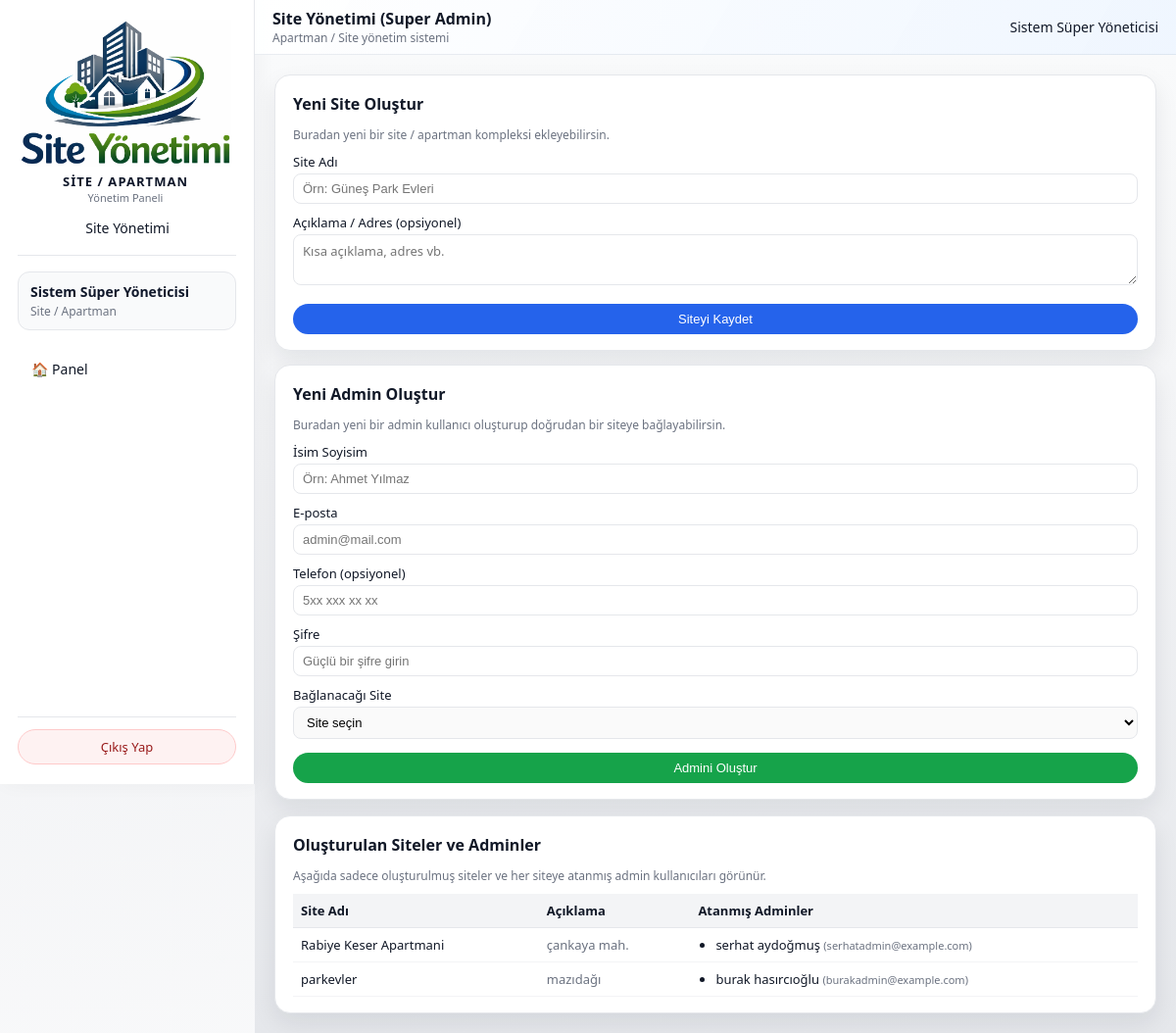
Page /admin/sites (signed in) on the committed database.
### models/user_model.py (models this page shows, shortened)
class User(db.Model):
    __tablename__ = "users"
    id = db.Column(db.Integer, primary_key=True)
    name = db.Column(db.String(120), nullable=False)
    email = db.Column(db.String(120), unique=True, nullable=False, index=True)
    phone = db.Column(db.String(32), nullable=True)
    password_hash = db.Column(db.String(255), nullable=False)
    role = db.Column(db.String(20), nullable=False, default="resident")
    site_id = db.Column(db.Integer, db.ForeignKey("sites.id"), nullable=True)
    apartment_id = db.Column(
        db.Integer,
        db.ForeignKey("apartments.id"),
        nullable=True,
    )
    is_active = db.Column(db.Boolean, default=True, nullable=False)

### models/site_model.py (models this page shows, shortened)
class Site(db.Model):
    __tablename__ = "sites"
    id = db.Column(db.Integer, primary_key=True)
    name = db.Column(db.String(150), nullable=False, unique=True)
    description = db.Column(db.String(255), nullable=True)
    db_path = db.Column(db.String(255), nullable=True)
    is_active = db.Column(db.Boolean, nullable=False, default=True)
    users = db.relationship("User", backref="site", lazy="dynamic")

### routes/admin_routes.py (the view, shortened to what this page needs)
@admin_bp.route("/sites", methods=["GET", "POST"])
@super_admin_required
def manage_sites():
    sites = []
    site_admins_map = defaultdict(list)
    try:
        sites = Site.query.order_by(Site.name.asc()).all()
        if sites:
            admins = (
                User.query.filter_by(role="admin")
                .order_by(User.name.asc())
                .all()
            )
            for admin in admins:
                if admin.site_id:
                    site_admins_map[admin.site_id].append(admin)
    except SQLAlchemyError as exc:
        current_app.logger.exception("Site listesi alınamadı: %s", exc)
        flash("Site listesi alınırken bir hata oluştu.", "error")
    return render_template(
        "admin/sites.html",
        sites=sites,
        site_admins_map=site_admins_map,
    )

### routes/admin_routes.py (called while the page is built)
def super_admin_required(view_func):
    @wraps(view_func)
    def wrapped_view(*args, **kwargs):
        user_id = session.get("user_id")
        role = session.get("user_role")
        if not user_id:
            flash("Devam etmek için lütfen giriş yapın.", "info")
            return redirect(url_for("auth.login"))
        if role != "super_admin":
            flash("Bu alana sadece süper yönetici erişebilir.", "error")
            return redirect(url_for("index"))
        return view_func(*args, **kwargs)
    return wrapped_view

@admin_bp.app_context_processor
def inject_site_name():
    name = session.get("site_name")
    if not name:
        name = get_site_display_name()  # DB'den oku (SystemSetting)
        session["site_name"] = name
    return {"current_site_name": name}

def get_site_display_name() -> str:
    default_name = "Site / Apartman"
    try:
        settings = SystemSetting.get_singleton()
        if settings and getattr(settings, "site_name", None):
            name = (settings.site_name or "").strip()
            if name:
                return name
    except SQLAlchemyError as exc:
        current_app.logger.exception("Site adı okunamadı: %s", exc)
    return default_name

@admin_bp.app_context_processor
def inject_site_name():
    name = session.get("site_name")
    if not name:
        name = get_site_display_name()  # DB'den oku (SystemSetting)
        session["site_name"] = name
    return {"current_site_name": name}

### templates/admin/sites.html (shortened to what this page needs)
{% extends "base.html" %}
{% block topbar_title %}Site Yönetimi (Super Admin){% endblock %}
{% block content %}
<div class="dashboard-grid">
  <section>
    <div class="card" style="margin-bottom:14px;">
      <h2 style="font-size:16px; margin-bottom:8px;">Yeni Site Oluştur</h2>
      <p style="font-size:12px; color:#6b7280; margin-bottom:10px;">
        Buradan yeni bir site / apartman kompleksi ekleyebilirsin.
      </p>
      <form method="post" action="{{ url_for('admin.manage_sites') }}"
            style="display:flex; flex-direction:column; gap:10px;">
        <div>
          <label for="site-name" style="display:block; font-size:13px; margin-bottom:3px;">
            Site Adı
          </label>
          <input
            type="text"
            id="site-name"
            name="name"
            required
            placeholder="Örn: Güneş Park Evleri"
            style="width:100%; padding:7px 9px; border-radius:8px;
                   border:1px solid #e5e7eb; font-size:13px;"
          >
        </div>
        <div>
          <label for="site-description" style="display:block; font-size:13px; margin-bottom:3px;">
            Açıklama / Adres (opsiyonel)
          </label>
          <textarea
            id="site-description"
            name="description"
            rows="2"
            placeholder="Kısa açıklama, adres vb."
            style="width:100%; padding:7px 9px; border-radius:8px;
                   border:1px solid #e5e7eb; font-size:13px; resize:vertical;"
          ></textarea>
        </div>
        <button
          type="submit"
          style="margin-top:4px; padding:8px 12px; border-radius:999px; border:none;
                 background:#2563eb; color:#fff; font-size:13px; cursor:pointer;"
        >
          Siteyi Kaydet
        </button>
      </form>
    </div>
    <div class="card">
      <h2 style="font-size:16px; margin-bottom:8px;">Yeni Admin Oluştur</h2>
      <p style="font-size:12px; color:#6b7280; margin-bottom:10px;">
        Buradan yeni bir admin kullanıcı oluşturup doğrudan bir siteye bağlayabilirsin.
      </p>
      <form method="post" action="{{ url_for('admin.create_site_admin') }}"
            style="display:flex; flex-direction:column; gap:10px;">
        <div>
          <label for="admin-name" style="display:block; font-size:13px; margin-bottom:3px;">
            İsim Soyisim
          </label>
          <input
            type="text"
            id="admin-name"
            name="admin_name"
            required
            placeholder="Örn: Ahmet Yılmaz"
            style="width:100%; padding:7px 9px; border-radius:8px;
                   border:1px solid #e5e7eb; font-size:13px;"
          >
        </div>
        <div>
          <label for="admin-email" style="display:block; font-size:13px; margin-bottom:3px;">
            E-posta
          </label>
          <input
            type="email"
            id="admin-email"
            name="admin_email"
            required
            placeholder="admin@mail.com"
            style="width:100%; padding:7px 9px; border-radius:8px;
                   border:1px solid #e5e7eb; font-size:13px;"
          >
        </div>
        <div>
          <label for="admin-phone" style="display:block; font-size:13px; margin-bottom:3px;">
            Telefon (opsiyonel)
          </label>
          <input
            type="text"
            id="admin-phone"
            name="admin_phone"
            placeholder="5xx xxx xx xx"
            style="width:100%; padding:7px 9px; border-radius:8px;
                   border:1px solid #e5e7eb; font-size:13px;"
          >
        </div>
        <div>
          <label for="admin-password" style="display:block; font-size:13px; margin-bottom:3px;">
            Şifre
          </label>
          <input
            type="password"
            id="admin-password"
            name="admin_password"
            required
            placeholder="Güçlü bir şifre girin"
            style="width:100%; padding:7px 9px; border-radius:8px;
                   border:1px solid #e5e7eb; font-size:13px;"
          >
        </div>
        <div>
          <label for="admin-site" style="display:block; font-size:13px; margin-bottom:3px;">
            Bağlanacağı Site
          </label>
          <select
            id="admin-site"
            name="admin_site_id"
            required
            style="width:100%; padding:7px 9px; border-radius:8px;
                   border:1px solid #e5e7eb; font-size:13px;"
          >
            <option value="">Site seçin</option>
          </select>
        </div>
        <button
          type="submit"
          style="margin-top:4px; padding:8px 12px; border-radius:999px; border:none;
                 background:#16a34a; color:#fff; font-size:13px; cursor:pointer;"
        >
          Admini Oluştur
        </button>
      </form>
    </div>
  </section>
  <section>
    <div class="card">
      <h2 style="font-size:16px; margin-bottom:8px;">Oluşturulan Siteler ve Adminler</h2>
      <p style="font-size:12px; color:#6b7280; margin-bottom:10px;">
        Aşağıda sadece oluşturulmuş siteler ve her siteye atanmış admin kullanıcıları görünür.
      </p>
      {% if sites %}
        <div style="overflow-x:auto;">
          <table style="width:100%; border-collapse:collapse; font-size:13px;">
            <thead>
              <tr style="background:#f3f4f6;">
                <th style="text-align:left; padding:8px; border-bottom:1px solid #e5e7eb;">Site Adı</th>
                <th style="text-align:left; padding:8px; border-bottom:1px solid #e5e7eb;">Açıklama</th>
                <th style="text-align:left; padding:8px; border-bottom:1px solid #e5e7eb;">Atanmış Adminler</th>
              </tr>
            </thead>
            <tbody>
              {% for site in sites %}
                <tr style="border-bottom:1px solid #f3f4f6;">
                  <td style="padding:8px; font-weight:500;">
                    {{ site.name }}
                  </td>
                  <td style="padding:8px; color:#6b7280;">
                    {{ site.description or '-' }}
                  </td>
                  <td style="padding:8px;">
                    {% set admins = site_admins_map.get(site.id) %}
                    {% if admins %}
                      <ul style="margin:0; padding-left:18px;">
                        {% for admin in admins %}
                          <li>
                            {{ admin.name }}
                            <span style="color:#6b7280; font-size:11px;">
                              ({{ admin.email }})
                            </span>
                          </li>
                        {% endfor %}
                      </ul>
                    {% else %}
                      <span style="color:#9ca3af; font-size:12px;">
                        Bu siteye henüz admin atanmadı.
                      </span>
                    {% endif %}
                  </td>
                </tr>
              {% endfor %}
            </tbody>
          </table>
        </div>
      {% else %}
        <p style="font-size:13px; color:#9ca3af;">
          Henüz kayıtlı bir site yok. Sol taraftan yeni bir site oluşturabilirsin.
        </p>
      {% endif %}
    </div>
  </section>
</div>
{% endblock %}

### templates/base.html (shortened to what this page needs)
<!doctype html>
<html lang="tr">
<head>
  <link rel="stylesheet" href="{{ url_for('static', filename='css/app.css') }}">
</head>
<body class="{% block body_class %}{% endblock %}">
<div class="layout">
  <aside class="sidebar" id="sidebar">
{% set site_name = session.get("active_site_name")
    or (current_site_name if current_site_name is defined and current_site_name else 'QR Site Yönetim') %}
<div class="sidebar__header">
  <div class="sidebar__logo-wrapper">
    <img
      src="{{ url_for('static', filename='logo1.png') }}"
      alt="Logo"
      class="sidebar__logo-img"
      style="width:220px; height:150px; object-fit:contain;"
    >
    <div class="sidebar__brand-block">
      <div class="sidebar__brand-title">
        {{ site_name }}
      </div>
      <div class="sidebar__brand-subtitle">
        Yönetim Paneli
      </div>
    </div>
      {% if session.get("user_role") == "super_admin" %}
        <a href="{{ url_for('admin.manage_sites') }}" class="sidebar__link">
          Site Yönetimi
        </a>
      {% endif %}
  </div>
</div>
    <div class="sidebar__user">
      {% set user_name = session.get("user_name") %}
      {% set user_role = session.get("user_role") %}
      {% set site_name = session.get("active_site_name") or session.get("site_name", "Site / Apartman") %}
      <div class="sidebar__user-name">
        {% if user_name %}
          {{ user_name }}
        {% else %}
          Giriş Yapıldı
        {% endif %}
      </div>
      <div class="sidebar__user-role">
        {% if user_role == "admin" %}
          Yönetici • {{ site_name }}
        {% elif user_role == "resident" %}
          Sakin • {{ site_name }}
        {% else %}
          {{ site_name }}
        {% endif %}
      </div>
    </div>
    <nav class="sidebar__nav">
      {% set endpoint = request.endpoint or "" %}
      {% if user_role == "admin" %}
        <a href="{{ url_for('admin.dashboard') }}"
           class="sidebar__link {% if endpoint == 'admin.dashboard' %}sidebar__link--active{% endif %}">
          🏠 Yönetim Paneli
        </a>
        <a href="{{ url_for('admin.manage_apartments') }}"
           class="sidebar__link {% if endpoint == 'admin.manage_apartments' %}sidebar__link--active{% endif %}">
          🏢 Daireler
        </a>
        <a href="{{ url_for('admin.manage_users') }}"
           class="sidebar__link {% if endpoint == 'admin.manage_users' %}sidebar__link--active{% endif %}">
          👥 Kullanıcılar
        </a>
        <a href="{{ url_for('admin.manage_bills') }}"
           class="sidebar__link {% if endpoint == 'admin.manage_bills' or endpoint == 'admin.dues_summary' %}sidebar__link--active{% endif %}">
          💳 Borç / Aidatlar
        </a>
        <a href="{{ url_for('admin.manage_payments') }}"
           class="sidebar__link {% if endpoint == 'admin.manage_payments' %}sidebar__link--active{% endif %}">
          💰 Ödemeler
        </a>
        <a href="{{ url_for('admin.manage_announcements') }}"
           class="sidebar__link {% if endpoint == 'admin.manage_announcements' %}sidebar__link--active{% endif %}">
          📢 Duyurular
        </a>
        <a href="{{ url_for('admin.manage_tickets') }}"
           class="sidebar__link {% if endpoint == 'admin.manage_tickets' %}sidebar__link--active{% endif %}">
          🛠 Talepler
        </a>
        <a href="{{ url_for('admin.settings') }}"
           class="sidebar__link {% if endpoint == 'admin.settings' %}sidebar__link--active{% endif %}">
          ⚙️ Ayarlar
        </a>
      {% else %}
        <a href="{{ url_for('admin.dashboard') }}"
           class="sidebar__link {% if endpoint == 'admin.dashboard' %}sidebar__link--active{% endif %}">
          🏠 Panel
        </a>
      {% endif %}
    </nav>
    <div class="sidebar__footer">
      <a href="{{ url_for('auth.logout') }}" class="sidebar__logout-btn">
        Çıkış Yap
      </a>
    </div>
  </aside>
  <div class="main">
    <header class="topbar">
      <div>
        <div class="topbar__title">
          {% block topbar_title %}Yönetim Paneli{% endblock %}
        </div>
        <div class="topbar__subtitle">
          {% if user_role == "admin" %}
            Yönetici görünümü
          {% elif user_role == "resident" %}
            Sakin görünümü
          {% else %}
            Apartman / Site yönetim sistemi
          {% endif %}
        </div>
      </div>
      <div class="topbar__user">
        {% if user_name %}
          <span class="topbar__user-name">{{ user_name }}</span>
        {% endif %}
      </div>
    </header>
    <main class="content">
      {% block content %}{% endblock %}
    </main>
  </div>
</div>
</body>
</html>

### rows in the picture
User: name "Sistem Süper Yöneticisi"
Site: name "Rabiye Keser Apartmani", description "çankaya mah."
User: name "serhat aydoğmuş", email "serhatadmin@example.com"
Site: name "parkevler", description "mazıdağı"
User: name "burak hasırcıoğlu", email "burakadmin@example.com"

### other values in the picture
{{ site_name }} "SITE / APARTMAN"
{{ site_name }} "Site / Apartman"
